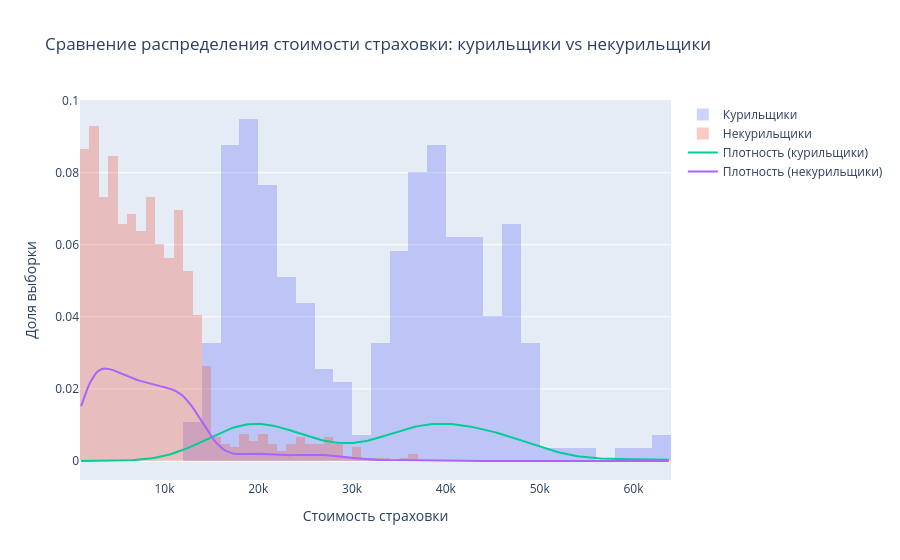

Here is the notebook cell this chart was saved with:
### Markdown cell above
## Гипотеза:

Средняя стоимость страховки у курильщиков выше, чем у некурильщиков.

Нулевая гипотеза (H₀): Средние значения стоимости страховки для курильщиков и некурильщиков равны.
Альтернативная гипотеза (H₁): Среднее значение страховки у курильщиков больше, чем у некурильщиков.

### Code cell
import plotly.graph_objects as go
from scipy.stats import gaussian_kde, ks_2samp


smokers = df[df['smoker'] == 'yes']['charges']
non_smokers = df[df['smoker'] == 'no']['charges']

fig = go.Figure()

fig.add_trace(go.Histogram(
    x=smokers,
    nbinsx=40,
    histnorm='probability',  
    opacity=0.3,
    name='Курильщики'
))
fig.add_trace(go.Histogram(
    x=non_smokers,
    nbinsx=40,
    histnorm='probability',
    opacity=0.3,
    name='Некурильщики'
))


density_smokers = gaussian_kde(smokers)
density_non_smokers = gaussian_kde(non_smokers)

xs = np.linspace(df['charges'].min(), df['charges'].max(), 200)
ys_smokers = density_smokers(xs)
ys_non_smokers = density_non_smokers(xs)

ys_smokers *= (1 / ys_smokers.sum())  
ys_non_smokers *= (1 / ys_non_smokers.sum())

fig.add_trace(go.Scatter(
    x=xs, y=ys_smokers,
    mode='lines',
    name='Плотность (курильщики)',
    line=dict(width=2)
))
fig.add_trace(go.Scatter(
    x=xs, y=ys_non_smokers,
    mode='lines',
    name='Плотность (некурильщики)',
    line=dict(width=2)
))


fig.update_layout(
    title='Сравнение распределения стоимости страховки: курильщики vs некурильщики',
    xaxis_title='Стоимость страховки',
    yaxis_title='Доля выборки',
    barmode='overlay'  
)

fig.show()

ks_stat, p_value = ks_2samp(smokers, non_smokers)
print("KS-статистика:", round(ks_stat, 3))
print("p-value:", round(p_value, 3))

### Figure 1 — Plotly figure (JSON) as saved in the notebook; plotly's stock layout.template omitted (floating-point values rounded to 4 significant figures; data arrays with more than 128 entries replaced by an {"elided": "..."} marker saying what was removed)
{"data": [{"histnorm": "probability", "name": "Курильщики", "nbinsx": 40, "opacity": 0.3, "type": "histogram", "x": {"elided": "274 float values"}}, {"histnorm": "probability", "name": "Некурильщики", "nbinsx": 40, "opacity": 0.3, "type": "histogram", "x": {"elided": "1064 float values"}}, {"line": {"width": 2}, "mode": "lines", "name": "Плотность (курильщики)", "type": "scatter", "x": {"elided": "200 float values"}, "y": {"elided": "200 float values"}}, {"line": {"width": 2}, "mode": "lines", "name": "Плотность (некурильщики)", "type": "scatter", "x": {"elided": "200 float values"}, "y": {"elided": "200 float values"}}], "layout": {"barmode": "overlay", "title": {"text": "Сравнение распределения стоимости страховки: курильщики vs некурильщики"}, "xaxis": {"title": {"text": "Стоимость страховки"}}, "yaxis": {"title": {"text": "Доля выборки"}}}}
